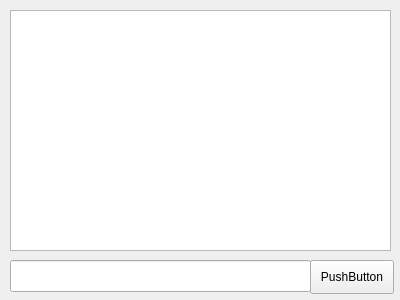
<?xml version="1.0" encoding="UTF-8"?>
<ui version="4.0">
 <class>TopJCDialog</class>
 <widget class="QWidget" name="TopJCDialog">
  <property name="geometry">
   <rect>
    <x>0</x>
    <y>0</y>
    <width>400</width>
    <height>300</height>
   </rect>
  </property>
  <property name="windowTitle">
   <string>Form</string>
  </property>
  <widget class="QLineEdit" name="lineEdit">
   <property name="geometry">
    <rect>
     <x>10</x>
     <y>260</y>
     <width>301</width>
     <height>32</height>
    </rect>
   </property>
  </widget>
  <widget class="QPushButton" name="pushButton">
   <property name="geometry">
    <rect>
     <x>310</x>
     <y>260</y>
     <width>84</width>
     <height>34</height>
    </rect>
   </property>
   <property name="text">
    <string>PushButton</string>
   </property>
  </widget>
  <widget class="QTextBrowser" name="textBrowser">
   <property name="geometry">
    <rect>
     <x>10</x>
     <y>10</y>
     <width>381</width>
     <height>241</height>
    </rect>
   </property>
  </widget>
 </widget>
 <resources/>
 <connections/>
</ui>
